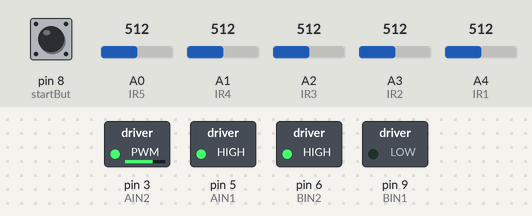
Recording of a sketch running on a simulated Arduino Uno, built with avr-gcc and run on an emulated ATmega328P. Parts: switched loads named in the sketch (green lamp = pin HIGH). Inputs (shaded band) come from the test bench; at power-on: A3 (IR2) = 512, A0 (IR5) = 512, A2 (IR3) = 512, A1 (IR4) = 512, pin 8 (startBut) HIGH, A4 (IR1) = 512. What the sketch prints to the serial monitor is not drawn.

Above: at 2.2 s.
2.3 s: A3 (IR2) set to 488
At 3.8 s:
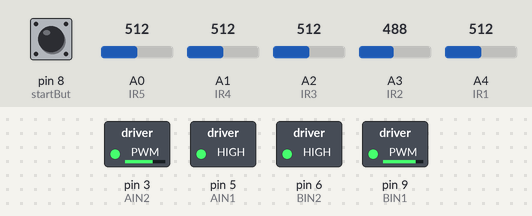
5.3 s: A0 (IR5) set to 488
At 6.5 s:
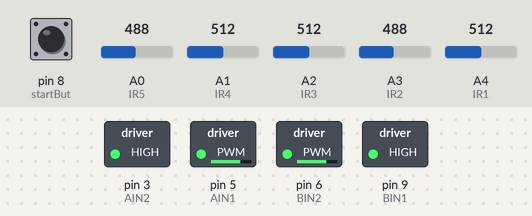
7.2 s: A2 (IR3) set to 481
At 8.4 s:
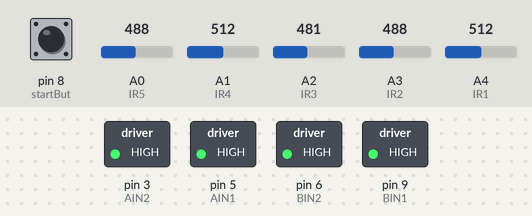
8.7 s: A1 (IR4) set to 306
At 11.6 s:
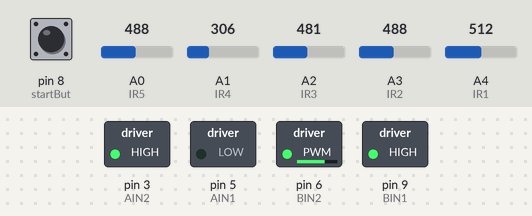
11.7 s: A1 (IR4) set to 716
At 14.59 s:
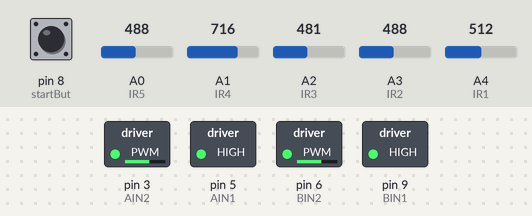
14.7 s: A2 (IR3) set to 716
At 15.9 s:
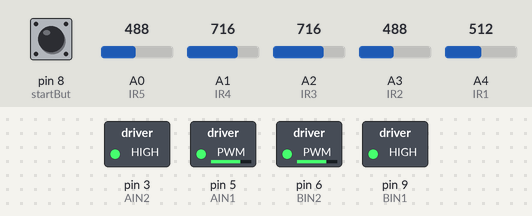
Timing chart, 0 to 17.3 s (numbered marks = the images above; inputs shaded):
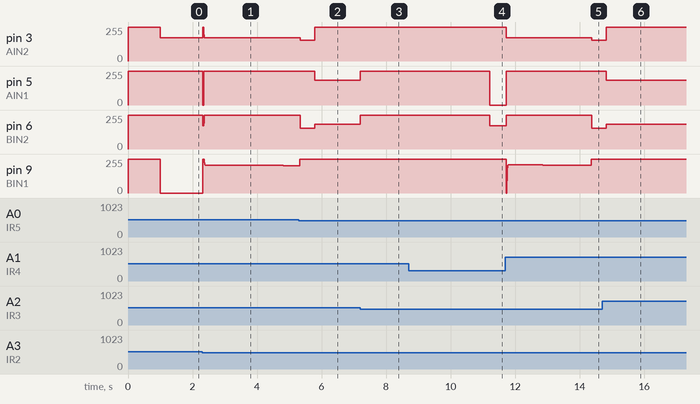

The sketch:

followlinev2.ino
```cpp
#define IR5 A0
#define IR4 A1
#define IR3 A2
#define IR2 A3
#define IR1 A4
#define startBut 8

#define AIN1 5
#define AIN2 3
#define BIN1 9
#define BIN2 6
#define SAMP_FREQ 200;
#define K 20   // pi com k de 3
#define Ti 12  // pi com Ti de 0.5
#define Td 0.01
#define N 10.0

#define MAX_SPEED 80
typedef enum { left, right } t;
int baseSpeed = 60;
void Motors_Init();
void MotorEsqSpeed(int Speed);
void MotorDirSpeed(int Speed);
void readSensors(void);
void MotorsSpeed(int Vel_Esq, int Vel_Dir);
void left90(t);
void controlador(void);
int delayDone = 0;
t tt = left;
// Preto = 0
// Branco = 1

int AN[5] = {0, 0, 0, 0, 0};

int minimum = 500;
int maximum = 900;

int LL = 0;
int L = 0;
int M = 0;
int R = 0;
int RR = 0;

int buttonState = LOW;
const float h = 1.0 / SAMP_FREQ;

float u = 0;
float prevError = 0;
float prevPrevError = 0;
float prevU = 0;
float prevPrevU = 0;
float error = 0.0;
/*controlador PI*/
/*float s0 = K * (1 + (h / Ti));
float s1 = -K;*/

/*controlador PID*/
float X = -(Td / (N * h + Td));
float s0 = K * (1 + (h / Ti) - X * N);
float s1 = K * (X * (1 + (h / Ti) + 2 * N) - 1);
float s2 = -K * X * (1 + N);
float r1 = X;

// const int startBut = 8;

void setup() {
    IR_Init();
    Motors_Init();

    MotorsSpeed(0, 0);
    buttonState = LOW;

    do {
        buttonState = digitalRead(startBut);
    } while (buttonState == LOW);
    // MotorsSpeed(40, 40);

    /* Initialize Serial with 9600bps  */
    // MotorsSpeed(0, 0);
    delay(1000);
    MotorsSpeed(50, 50);
    Serial.begin(9600);
    // MotorsSpeed(70, -70);
}
int esq = 0;
int dir = 0;
int setpoint = 0.0;
void loop() {
    // read line
    // readSensors();
    // MotorsSpeed(esq, dir);
    controlador();
    MotorsSpeed(100, 100);
    delay(100);
    MotorsSpeed(0, 0);
    readSensors();
    if (LL == 1) {
        tt = left;
    }
    if (RR == 1) {
        tt = right;
    }
    MotorsSpeed(100, 100);
    delay(100);
    delay(250);
    turn90(tt);
    delay(4000);

    // delay(h * 1000);
}

void turn90(t x) {
    if (x == left) {
        MotorsSpeed(-70, 70);
    } else {
        MotorsSpeed(70, -70);
    }
    while (1) {
        readSensors();
        if (delayDone == 0) {
            delay(200);
            delayDone = 1;
        } else {
            if (M == 0) {
                delay(2);
            } else {
                MotorsSpeed(0, 0);
                delayDone = 0;
                break;
            }
        }
        delay(1000 * h);
    }
}

void controlador(void) {
    int count = 0;
    while (1) {
        Serial.println("foda se");
        readSensors();
        error = -((LL * (0) + L * (-3.0) + M * 0 + R * 43.0 + RR * 0) / 2.0);
        // u = prevU + s0 * error + s1 * prevError;
        // u=error*K;
        Serial.println(error);
        u = (1 - r1) * prevU + r1 * prevPrevU + s0 * error + s1 * prevError + s2 * prevPrevError;
        prevPrevError = prevError;
        prevPrevU = prevU;
        prevU = u;
        prevError = error;

        esq = baseSpeed - u;
        dir = baseSpeed + u;
        if (esq > MAX_SPEED) {
            esq = MAX_SPEED;
        }
        if (dir > MAX_SPEED) {
            dir = MAX_SPEED;
        }
        if ((LL == 1 || RR == 1) && count > 200) {
            MotorsSpeed(0, 0);
            break;
        }
        MotorsSpeed(esq, dir);
        delay(1000 * h);
        count++;
    }
}
////////////   FUNÇÕES /////////////////
void readSensors(void) {
    AN[0] = analogRead(IR5);
    AN[1] = analogRead(IR4);
    AN[2] = analogRead(IR3);
    AN[3] = analogRead(IR2);
    AN[4] = analogRead(IR1);

    RR = black_white(AN[0], minimum, maximum);
    R = black_white(AN[1], minimum, maximum);
    M = black_white(AN[2], minimum, maximum);
    L = black_white(AN[3], minimum, maximum);
    LL = black_white(AN[4], minimum, maximum);
}
void IR_Init() {
    pinMode(IR5, INPUT);
    pinMode(IR4, INPUT);
    pinMode(IR3, INPUT);
    pinMode(IR2, INPUT);
    pinMode(IR1, INPUT);
}

void Motors_Init() {
    pinMode(AIN1, OUTPUT);
    pinMode(AIN2, OUTPUT);
    pinMode(BIN1, OUTPUT);
    pinMode(BIN2, OUTPUT);
}

int black_white(int IRsensor, int mini, int maxi) {
    int IR_n;
    if (IRsensor > maxi) {
        IR_n = 0;
    } else if (IRsensor < mini) {
        IR_n = 1;
    }

    return IR_n;
}

void MotorsSpeed(int Vel_Esq, int Vel_Dir) {
    MotorEsqSpeed(Vel_Esq);
    MotorDirSpeed(Vel_Dir);
}
//------------------------------Direito--------------
void MotorDirSpeed(int Speed) {
    if (Speed == 0) {
        Serial.print("esq:");
        Serial.print(esq);
        Serial.print("dir:");
        Serial.print(dir);
        digitalWrite(AIN1, 1);
        digitalWrite(AIN2, 1);
    }
    bool forwards = 1;

    if (Speed < 0) {
        Speed = Speed * (-1);
        forwards = 0;
    }
    if (Speed > 255) Speed = 255;

    Speed = 255 - Speed;

    if (forwards) {
        digitalWrite(AIN1, HIGH);
        analogWrite(AIN2, Speed);
    } else {
        analogWrite(AIN1, Speed);
        digitalWrite(AIN2, HIGH);
    }
}
//------------------------------Esquerdo--------------
void MotorEsqSpeed(int Speed) {
    if (Speed == 0) {
        digitalWrite(BIN1, 1);
        digitalWrite(BIN2, 1);
    }
    bool forwards = 1;

    if (Speed < 0) {
        Speed = Speed * (-1);
        forwards = 0;
    }
    if (Speed > 255) Speed = 255;

    Speed = 255 - Speed;
    if (forwards) {
        digitalWrite(BIN1, HIGH);
        analogWrite(BIN2, Speed);
    } else {
        analogWrite(BIN1, Speed);
        digitalWrite(BIN2, HIGH);
    }
}
```

Measured:
- the behaviour switches between 500 and 499 on A3 (IR2) (found by bisection; images 0 and 1)
- the behaviour switches between 500 and 499 on A0 (IR5) (found by bisection; images 1 and 2)
- the behaviour switches between 500 and 499 on A2 (IR3) (found by bisection; images 2 and 3)
- after the input at 2.3 s, pin 3 (AIN2): 175/255 → 255/255 at once, → 198/255 0.03 s later, → 175/255 0.02 s later; pin 5 (AIN1): 255/255 → 0/255 at once, → 255/255 0.03 s later; pin 6 (BIN2): 255/255 → 175/255 at once, → 193/255 0.03 s later, → 255/255 0.02 s later; pin 9 (BIN1): 0/255 → 208/255 at once, → 207/255 1.2 s later, → 206/255 1.2 s later
- after the input at 5.3 s, pin 3 (AIN2): 175/255 → 155/255 at once, → 255/255 0.45 s later; pin 5 (AIN1): 255/255 → 185/255 after 0.49 s; pin 6 (BIN2): 255/255 → 155/255 at once, → 185/255 0.45 s later; pin 9 (BIN1): 206/255 → 255/255 at once
- after the input at 7.2 s, pin 5 (AIN1), pin 6 (BIN2): 185/255 → 255/255 at once
- after the input at 8.7 s, pin 3 (AIN2): stays 255/255 (without the input it goes to 175/255 after 2.5 s); pin 5 (AIN1): 255/255 → 0/255 after 2.5 s; pin 6 (BIN2): 255/255 → 175/255 after 2.5 s; pin 9 (BIN1): stays 255/255 (without the input it goes to 206/255 after 2.5 s)
- after the input at 11.7 s, pin 3 (AIN2): 255/255 → 175/255 at once, → 155/255 2.6 s later; pin 5 (AIN1): 0/255 → 255/255 at once; pin 6 (BIN2): 175/255 → 255/255 at once, → 155/255 2.6 s later; pin 9 (BIN1): 255/255 → 211/255 at once, → 210/255 1.1 s later, → 209/255 1.2 s later, → 255/255 0.25 s later
- after the input at 14.7 s, pin 5 (AIN1), pin 6 (BIN2): goes on until 14.8 s, then stays 185/255
